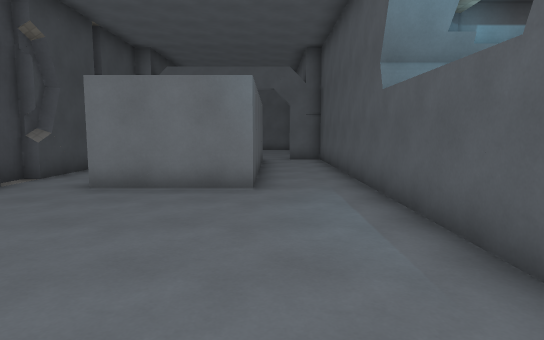
[1] (above)

13 first-person views from a walk through a 3-D level made in the Godot game engine. The camera is 1.5 m above the floor, tilts 6° down and sees 75° across. The floor is counted in squares, 1.37 m on a side. Each view is taken from the middle of a square. On the plan, view 1 faces up. The plan holds only what a view shows up to about 14 squares ahead; the rest is blank. The place goes on beyond the plan. Surface patterns are stand-ins for the level's own textures.

[2]
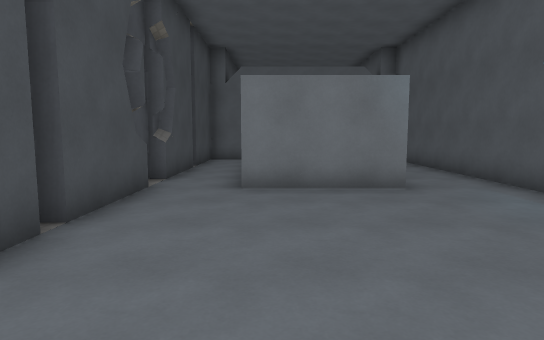

[3]
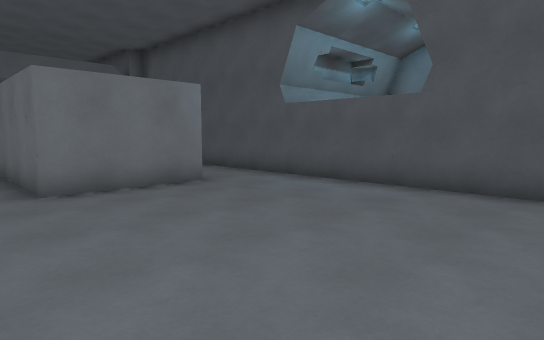

[4]
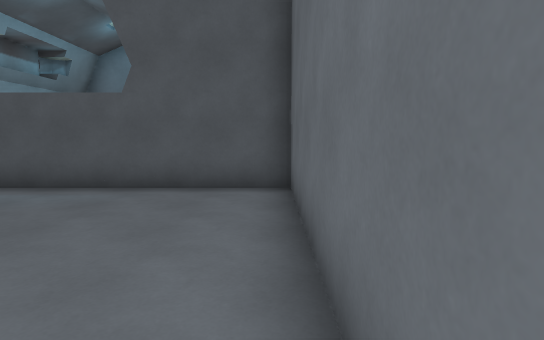

[5]
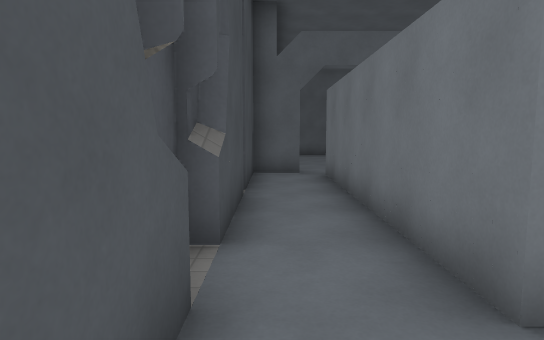

[6]
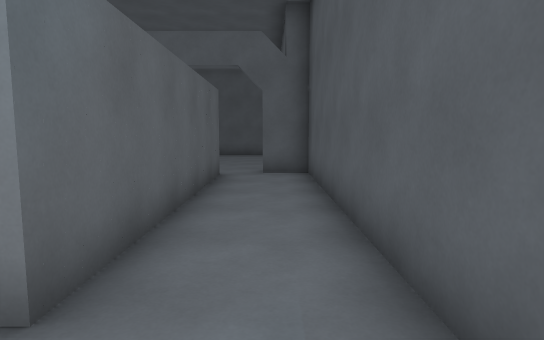

[7]
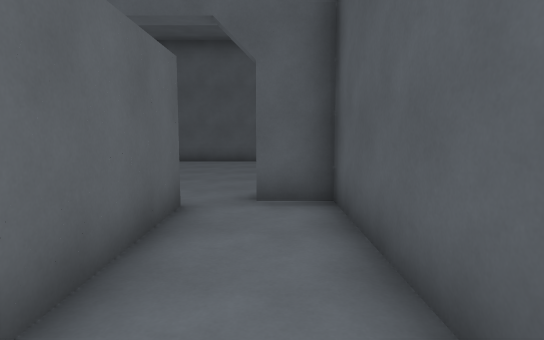

[8]
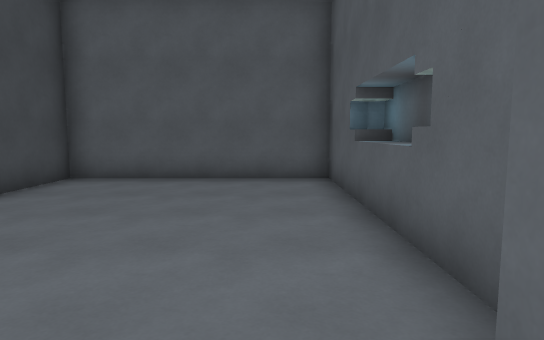

[9]
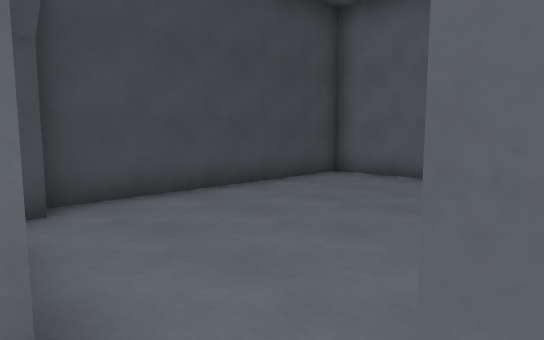

[10]
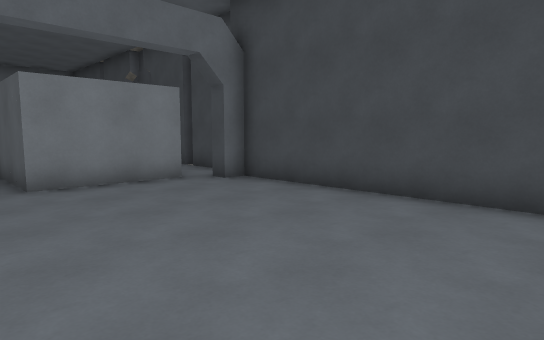

[11]
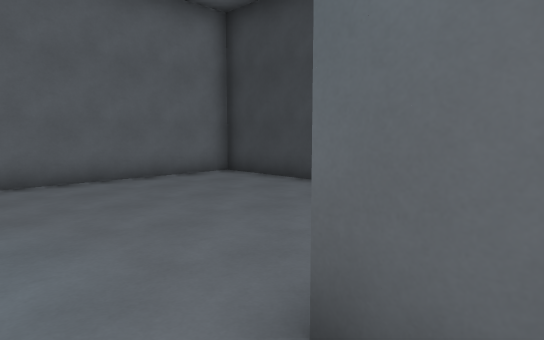

[12]
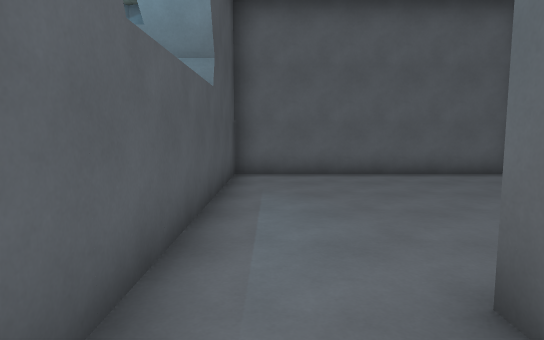

[13]
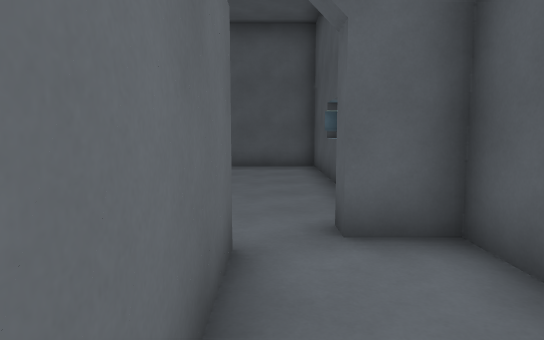

### Floor plan
Ten units are one square. View 1 is at (0, 0); x grows to the right and y downward. Boxes are objects, and circles mark ways between rooms. Rooms are numbered by the first view taken in them; rooms with no view inside come last. Other rooms are left out.
<svg viewBox="-64 -230 89 239">
<path fill="none" stroke="#000" d="M-55 -71 -55 -42M-55 -38 -55 4 20 4 20 -146 8 -146 8 -151M-54 -90 -59 -87 -59 -75M-55 -112 -55 -84M-4 -142 -4 -69 -36 -69 -36 -142M-42 -146 -55 -146 -55 -118M20 -184 20 -206M14 -160 14 -225 -49 -225 -49 -151 -42 -151 -42 -146M-36 -142 -4 -142"/>
<circle cx="-40" cy="-140" r="3" fill="#2a7"/>
<circle cx="0" cy="-150" r="3" fill="#2a7"/>
<text x="-20" y="-60">1</text>
<text x="-20" y="-190">2</text>
</svg>
Room 1 opens to room 2.

Where each view was taken, in squares from view 1:
view 1: 0 up, 0 right, facing up
view 2: 0 up, 3 left, facing up
view 3: 0 up, 5 left, facing up-right
view 4: 0 up, 5 left, facing right
view 5: 5 up, 5 left, facing up
view 6: 5 up, 1 right, facing up
view 7: 9 up, 1 right, facing up
view 8: 14 up, 0 right, facing up
view 9: 14 up, 1 right, facing up-left
view 10: 22 up, 1 right, facing down-left
view 11: 8 up, 1 right, facing down-left
view 12: 9 up, 1 right, facing down
view 13: 11 up, 0 right, facing up
